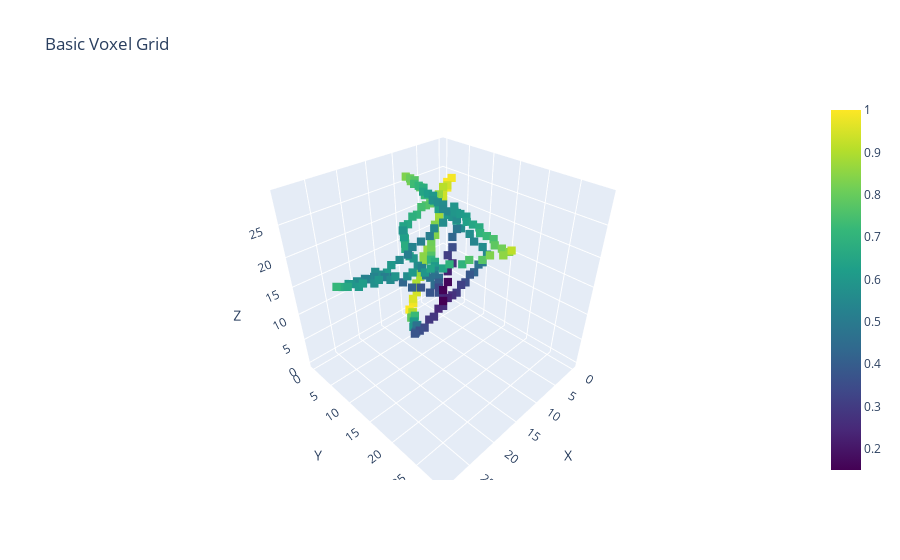
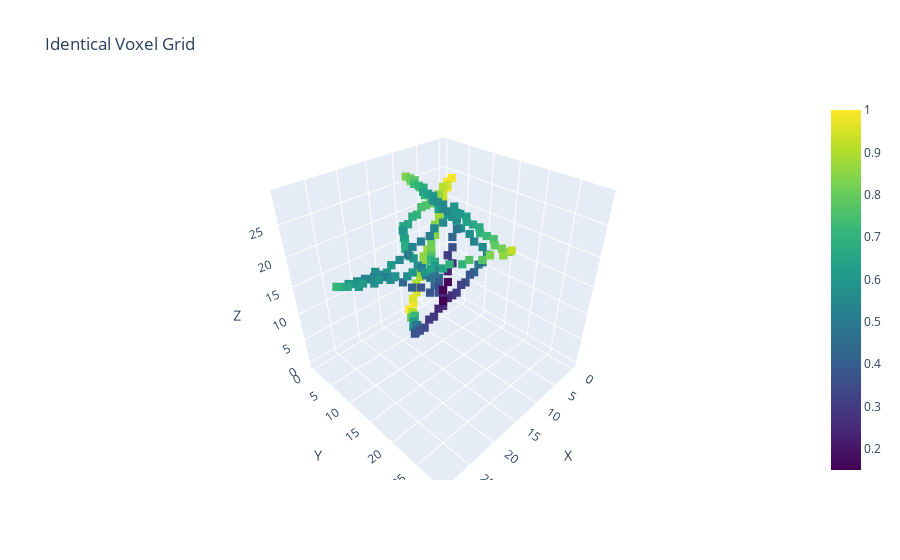
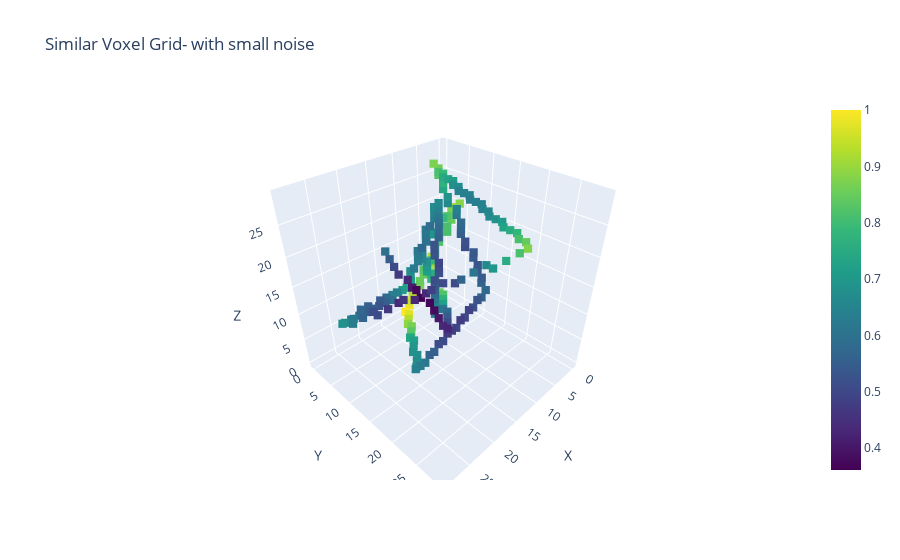
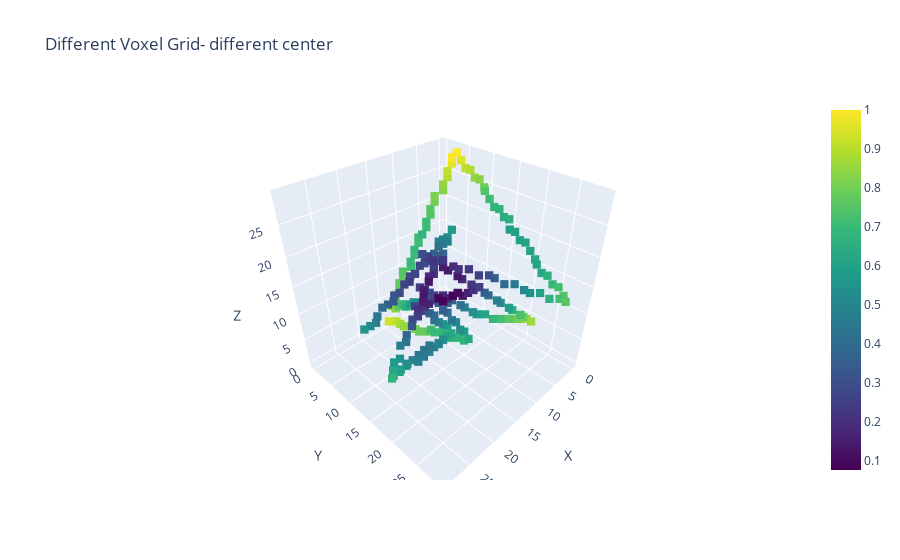

The cell these charts' notebook holds for them, in order:
### Code cell
plot_voxel(voxel_base, title="Basic Voxel Grid")
plot_voxel(voxel_identical, title="Identical Voxel Grid")
plot_voxel(voxel_similar, title="Similar Voxel Grid- with small noise")
plot_voxel(voxel_different, title="Different Voxel Grid- different center")
plot_voxel(voxel_growth, title="Growth Voxel Grid- with new points")
plot_voxel(voxel_missing, title="Missing Voxel Grid- with removed points")

### Figure 1 — Plotly figure (JSON) as saved in the notebook; plotly's stock layout.template omitted (floating-point values rounded to 4 significant figures; data arrays with more than 128 entries replaced by an {"elided": "..."} marker saying what was removed)
{"data": [{"marker": {"color": {"elided": "192 float values"}, "colorscale": [[0, "#440154"], [0.1111, "#482878"], [0.2222, "#3e4989"], [0.3333, "#31688e"], [0.4444, "#26828e"], [0.5556, "#1f9e89"], [0.6667, "#35b779"], [0.7778, "#6ece58"], [0.8889, "#b5de2b"], [1, "#fde725"]], "showscale": true, "size": 3, "symbol": "square"}, "mode": "markers", "type": "scatter3d", "x": {"elided": "192 int values"}, "y": {"elided": "192 int values"}, "z": {"elided": "192 int values"}}], "layout": {"scene": {"xaxis": {"title": {"text": "X"}}, "yaxis": {"title": {"text": "Y"}}, "zaxis": {"title": {"text": "Z"}}}, "title": {"text": "Basic Voxel Grid"}}}

### Figure 2 — Plotly figure (JSON) as saved in the notebook; plotly's stock layout.template omitted (floating-point values rounded to 4 significant figures; data arrays with more than 128 entries replaced by an {"elided": "..."} marker saying what was removed)
{"data": [{"marker": {"color": {"elided": "192 float values"}, "colorscale": [[0, "#440154"], [0.1111, "#482878"], [0.2222, "#3e4989"], [0.3333, "#31688e"], [0.4444, "#26828e"], [0.5556, "#1f9e89"], [0.6667, "#35b779"], [0.7778, "#6ece58"], [0.8889, "#b5de2b"], [1, "#fde725"]], "showscale": true, "size": 3, "symbol": "square"}, "mode": "markers", "type": "scatter3d", "x": {"elided": "192 int values"}, "y": {"elided": "192 int values"}, "z": {"elided": "192 int values"}}], "layout": {"scene": {"xaxis": {"title": {"text": "X"}}, "yaxis": {"title": {"text": "Y"}}, "zaxis": {"title": {"text": "Z"}}}, "title": {"text": "Identical Voxel Grid"}}}

### Figure 3 — Plotly figure (JSON) as saved in the notebook; plotly's stock layout.template omitted (floating-point values rounded to 4 significant figures; data arrays with more than 128 entries replaced by an {"elided": "..."} marker saying what was removed)
{"data": [{"marker": {"color": {"elided": "215 float values"}, "colorscale": [[0, "#440154"], [0.1111, "#482878"], [0.2222, "#3e4989"], [0.3333, "#31688e"], [0.4444, "#26828e"], [0.5556, "#1f9e89"], [0.6667, "#35b779"], [0.7778, "#6ece58"], [0.8889, "#b5de2b"], [1, "#fde725"]], "showscale": true, "size": 3, "symbol": "square"}, "mode": "markers", "type": "scatter3d", "x": {"elided": "215 int values"}, "y": {"elided": "215 int values"}, "z": {"elided": "215 int values"}}], "layout": {"scene": {"xaxis": {"title": {"text": "X"}}, "yaxis": {"title": {"text": "Y"}}, "zaxis": {"title": {"text": "Z"}}}, "title": {"text": "Similar Voxel Grid- with small noise"}}}

### Figure 4 — Plotly figure (JSON) as saved in the notebook; plotly's stock layout.template omitted (floating-point values rounded to 4 significant figures; data arrays with more than 128 entries replaced by an {"elided": "..."} marker saying what was removed)
{"data": [{"marker": {"color": {"elided": "225 float values"}, "colorscale": [[0, "#440154"], [0.1111, "#482878"], [0.2222, "#3e4989"], [0.3333, "#31688e"], [0.4444, "#26828e"], [0.5556, "#1f9e89"], [0.6667, "#35b779"], [0.7778, "#6ece58"], [0.8889, "#b5de2b"], [1, "#fde725"]], "showscale": true, "size": 3, "symbol": "square"}, "mode": "markers", "type": "scatter3d", "x": {"elided": "225 int values"}, "y": {"elided": "225 int values"}, "z": {"elided": "225 int values"}}], "layout": {"scene": {"xaxis": {"title": {"text": "X"}}, "yaxis": {"title": {"text": "Y"}}, "zaxis": {"title": {"text": "Z"}}}, "title": {"text": "Different Voxel Grid- different center"}}}
